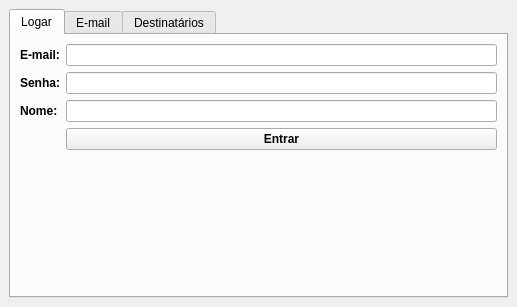
<?xml version="1.0" encoding="UTF-8"?>
<ui version="4.0">
 <class>MainWindow</class>
 <widget class="QMainWindow" name="MainWindow">
  <property name="geometry">
   <rect>
    <x>0</x>
    <y>0</y>
    <width>517</width>
    <height>307</height>
   </rect>
  </property>
  <property name="windowTitle">
   <string>MainWindow</string>
  </property>
  <widget class="QWidget" name="centralwidget">
   <layout class="QGridLayout" name="gridLayout">
    <item row="0" column="0">
     <widget class="QTabWidget" name="Tab">
      <property name="currentIndex">
       <number>0</number>
      </property>
      <widget class="QWidget" name="Login">
       <attribute name="title">
        <string>Logar</string>
       </attribute>
       <layout class="QFormLayout" name="formLayout">
        <item row="0" column="0">
         <widget class="QLabel" name="label">
          <property name="font">
           <font>
            <family>Microsoft YaHei UI</family>
            <weight>75</weight>
            <bold>true</bold>
           </font>
          </property>
          <property name="text">
           <string>E-mail:</string>
          </property>
         </widget>
        </item>
        <item row="0" column="1">
         <widget class="QLineEdit" name="Email">
          <property name="font">
           <font>
            <family>Microsoft YaHei UI</family>
            <pointsize>9</pointsize>
           </font>
          </property>
         </widget>
        </item>
        <item row="2" column="0">
         <widget class="QLabel" name="label_2">
          <property name="font">
           <font>
            <family>Microsoft YaHei UI</family>
            <weight>75</weight>
            <bold>true</bold>
           </font>
          </property>
          <property name="text">
           <string>Senha:</string>
          </property>
         </widget>
        </item>
        <item row="2" column="1">
         <widget class="QLineEdit" name="Senha">
          <property name="font">
           <font>
            <family>Microsoft YaHei UI</family>
            <pointsize>9</pointsize>
           </font>
          </property>
          <property name="toolTipDuration">
           <number>-1</number>
          </property>
          <property name="inputMethodHints">
           <set>Qt::ImhHiddenText|Qt::ImhNoAutoUppercase|Qt::ImhNoPredictiveText|Qt::ImhSensitiveData</set>
          </property>
          <property name="inputMask">
           <string/>
          </property>
          <property name="text">
           <string/>
          </property>
          <property name="echoMode">
           <enum>QLineEdit::Password</enum>
          </property>
          <property name="clearButtonEnabled">
           <bool>false</bool>
          </property>
         </widget>
        </item>
        <item row="4" column="1">
         <widget class="QPushButton" name="Entrar">
          <property name="font">
           <font>
            <family>Microsoft YaHei UI</family>
            <weight>75</weight>
            <bold>true</bold>
           </font>
          </property>
          <property name="text">
           <string>Entrar</string>
          </property>
         </widget>
        </item>
        <item row="5" column="1">
         <widget class="QLabel" name="Error">
          <property name="font">
           <font>
            <family>Microsoft YaHei UI</family>
            <pointsize>12</pointsize>
            <weight>75</weight>
            <bold>true</bold>
           </font>
          </property>
          <property name="text">
           <string/>
          </property>
          <property name="alignment">
           <set>Qt::AlignCenter</set>
          </property>
         </widget>
        </item>
        <item row="3" column="1">
         <widget class="QLineEdit" name="Nome">
          <property name="font">
           <font>
            <family>Microsoft YaHei UI</family>
            <pointsize>9</pointsize>
           </font>
          </property>
         </widget>
        </item>
        <item row="3" column="0">
         <widget class="QLabel" name="label_3">
          <property name="font">
           <font>
            <family>Microsoft YaHei UI</family>
            <weight>75</weight>
            <bold>true</bold>
           </font>
          </property>
          <property name="text">
           <string>Nome:</string>
          </property>
         </widget>
        </item>
       </layout>
      </widget>
      <widget class="QWidget" name="EmailAnexos">
       <attribute name="title">
        <string>E-mail</string>
       </attribute>
       <layout class="QGridLayout" name="gridLayout_4">
        <item row="0" column="4">
         <widget class="QPushButton" name="BuscaAnexo">
          <property name="font">
           <font>
            <family>Microsoft YaHei UI</family>
           </font>
          </property>
          <property name="text">
           <string>Abrir arquivo</string>
          </property>
         </widget>
        </item>
        <item row="0" column="0">
         <widget class="QLineEdit" name="Anexo">
          <property name="font">
           <font>
            <family>Microsoft YaHei UI</family>
           </font>
          </property>
          <property name="text">
           <string/>
          </property>
          <property name="readOnly">
           <bool>true</bool>
          </property>
          <property name="placeholderText">
           <string>Nome do anexo</string>
          </property>
         </widget>
        </item>
        <item row="1" column="0" colspan="5">
         <widget class="QScrollArea" name="Imagem">
          <property name="widgetResizable">
           <bool>true</bool>
          </property>
          <widget class="QWidget" name="scrollAreaWidgetContents">
           <property name="geometry">
            <rect>
             <x>0</x>
             <y>0</y>
             <width>481</width>
             <height>177</height>
            </rect>
           </property>
           <layout class="QGridLayout" name="gridLayout_2">
            <item row="0" column="0">
             <widget class="QLabel" name="Response">
              <property name="font">
               <font>
                <family>Microsoft YaHei UI</family>
                <pointsize>20</pointsize>
                <weight>50</weight>
                <bold>false</bold>
               </font>
              </property>
              <property name="text">
               <string/>
              </property>
              <property name="alignment">
               <set>Qt::AlignCenter</set>
              </property>
             </widget>
            </item>
           </layout>
          </widget>
         </widget>
        </item>
        <item row="2" column="0" colspan="2">
         <widget class="QLineEdit" name="InsereMateria">
          <property name="font">
           <font>
            <family>Microsoft YaHei UI</family>
           </font>
          </property>
          <property name="text">
           <string/>
          </property>
          <property name="placeholderText">
           <string>Insere a matéria do prof.</string>
          </property>
         </widget>
        </item>
        <item row="3" column="0">
         <widget class="QRadioButton" name="Conectar">
          <property name="font">
           <font>
            <family>Microsoft YaHei UI</family>
            <pointsize>10</pointsize>
            <weight>75</weight>
            <bold>true</bold>
           </font>
          </property>
          <property name="text">
           <string>Conexão</string>
          </property>
         </widget>
        </item>
        <item row="0" column="3">
         <widget class="QPushButton" name="Anexar">
          <property name="font">
           <font>
            <family>Microsoft YaHei UI</family>
           </font>
          </property>
          <property name="text">
           <string>Anexar</string>
          </property>
         </widget>
        </item>
        <item row="2" column="4">
         <widget class="QPushButton" name="AdicionarEmail">
          <property name="font">
           <font>
            <family>Microsoft YaHei UI</family>
           </font>
          </property>
          <property name="text">
           <string>Adicionar</string>
          </property>
         </widget>
        </item>
        <item row="2" column="3">
         <widget class="QPushButton" name="EnviaEmail">
          <property name="font">
           <font>
            <family>Microsoft YaHei UI</family>
           </font>
          </property>
          <property name="text">
           <string>Enviar</string>
          </property>
         </widget>
        </item>
       </layout>
      </widget>
      <widget class="QWidget" name="TabDestinatarios">
       <attribute name="title">
        <string>Destinatários</string>
       </attribute>
       <layout class="QGridLayout" name="gridLayout_3">
        <item row="0" column="0">
         <widget class="QLabel" name="label_4">
          <property name="font">
           <font>
            <family>Microsoft YaHei UI</family>
            <pointsize>14</pointsize>
            <weight>75</weight>
            <bold>true</bold>
           </font>
          </property>
          <property name="text">
           <string>Quem receberá o e-mail:</string>
          </property>
         </widget>
        </item>
        <item row="1" column="0" colspan="6">
         <widget class="QListWidget" name="PessoasLista">
          <property name="font">
           <font>
            <family>Microsoft YaHei UI</family>
            <pointsize>11</pointsize>
           </font>
          </property>
         </widget>
        </item>
        <item row="2" column="5">
         <widget class="QPushButton" name="Delete">
          <property name="font">
           <font>
            <family>Microsoft YaHei UI</family>
           </font>
          </property>
          <property name="text">
           <string>Delete</string>
          </property>
         </widget>
        </item>
        <item row="2" column="0">
         <widget class="QLabel" name="DelResponse">
          <property name="font">
           <font>
            <family>Microsoft YaHei UI</family>
            <pointsize>10</pointsize>
            <weight>75</weight>
            <bold>true</bold>
           </font>
          </property>
          <property name="text">
           <string/>
          </property>
         </widget>
        </item>
       </layout>
      </widget>
     </widget>
    </item>
   </layout>
  </widget>
 </widget>
 <resources/>
 <connections/>
</ui>
